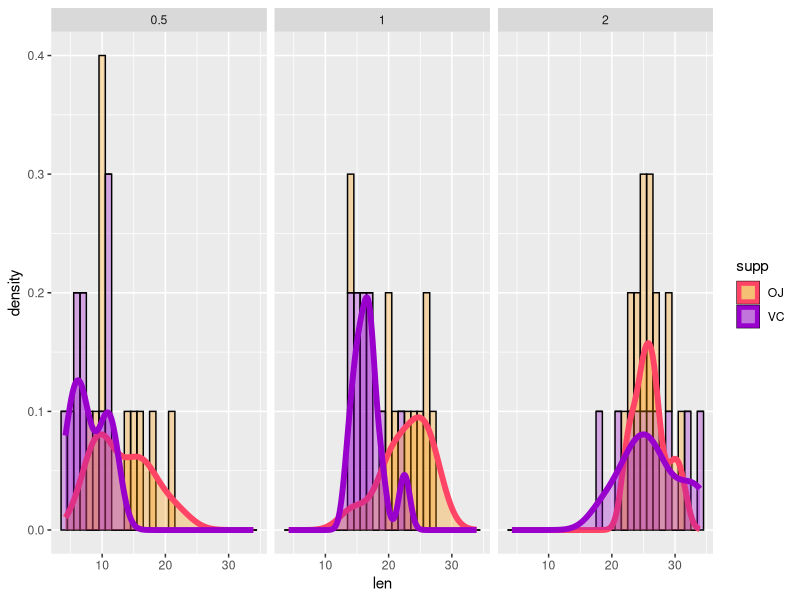

Generate this figure with R:
## ---- chunk 1
#This code chuck loads libraries and the data
library(knitr) 
library(ggplot2)
library(dplyr)
data(ToothGrowth)
knitr::opts_chunk$set(echo = TRUE)
## ---- chunk 2
print(head(ToothGrowth, n= 3))
## ---- chunk 3
d1plot <- ggplot(ToothGrowth,aes(len,color = supp,fill = supp))+
      facet_grid(.~dose)+
      geom_histogram(aes(y = ..density..),color = "black",binwidth = 1)+
      geom_density(size =2)+
      scale_color_manual(values = c("#FF4466","#9900CC"))+
      scale_fill_manual(values = c(alpha("#FF9900",0.3),alpha("#9900CC",.3)))
print(d1plot)

## ---- chunk 4
#Test Null Hypothesis 1
overall <- t.test(ToothGrowth$len ~ ToothGrowth$supp,alt = "two.sided")
print(overall)
## ---- chunk 5
#Test hypotheses 2,3,4. Get the p-values directly. Note H2 and H3 are one-sided
d1 <- filter(ToothGrowth,dose == 0.5)
d2 <- filter(ToothGrowth,dose == 1.0)
d3 <- filter(ToothGrowth,dose == 2.0)
dose1 <- t.test(d1$len ~ d1$supp,alt = "greater")
dose2 <- t.test(d2$len ~ d2$supp,alt = "greater")
dose3 <- t.test(d3$len ~ d3$supp,alt = "two.sided")
print(c("p-values: ",dose1$p.value,dose2$p.value,dose3$p.value))
